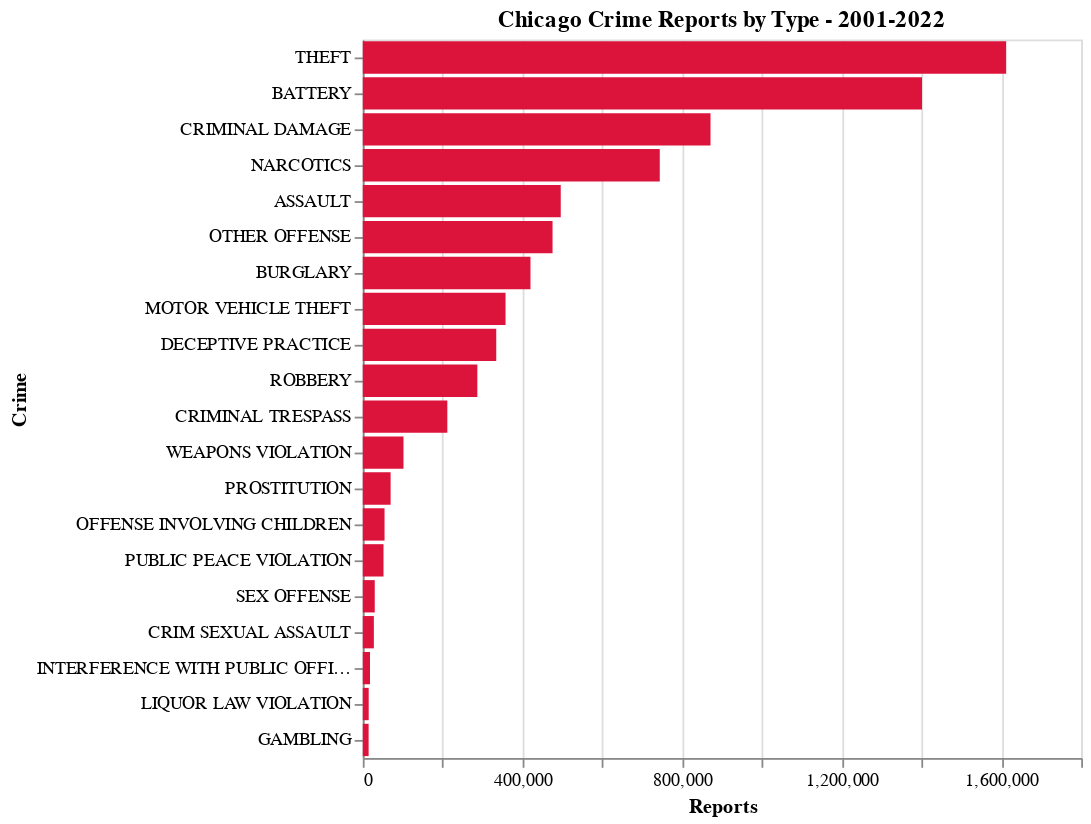

Write notebook code for a chart like this one.
### Code cell
# create crimes by type bar chart
alt.Chart(crimes_by_type[0:20]).mark_bar().encode(
  x={'field': 'Total', 'type': 'quantitative', 'title': 'Reports'},
  y={'field': 'Primary Type', 'type': 'nominal', 'title': 'Crime', 'sort': '-x'},
  tooltip=[
    {'field': 'Primary Type', 'type': 'nominal', 'title': 'Crime Type'},
    {'field': 'Total', 'type': 'quantitative', 'title': 'Reports'}
  ],
  color=alt.value('crimson')
).properties(title='Chicago Crime Reports by Type - 2001-2022')

### Figure 1 — Vega-Lite specification as saved in the notebook (floating-point values rounded to 4 significant figures)
{"config": {"view": {"continuousWidth": 400, "continuousHeight": 300}}, "data": {"name": "data-46ed5c49f4ba17e24c14f20437aea1c6"}, "mark": "bar", "encoding": {"color": {"value": "crimson"}, "tooltip": [{"type": "nominal", "field": "Primary Type", "title": "Crime Type"}, {"type": "quantitative", "field": "Total", "title": "Reports"}], "x": {"type": "quantitative", "field": "Total", "title": "Reports"}, "y": {"type": "nominal", "field": "Primary Type", "sort": "-x", "title": "Crime"}}, "title": "Chicago Crime Reports by Type - 2001-2022", "$schema": "https://vega.github.io/schema/vega-lite/v4.8.1.json", "datasets": {"data-46ed5c49f4ba17e24c14f20437aea1c6": [{"Primary Type": "THEFT", "Total": 1612023}, {"Primary Type": "BATTERY", "Total": 1401115}, {"Primary Type": "CRIMINAL DAMAGE", "Total": 871255}, {"Primary Type": "NARCOTICS", "Total": 744105}, {"Primary Type": "ASSAULT", "Total": 495960}, {"Primary Type": "OTHER OFFENSE", "Total": 475452}, {"Primary Type": "BURGLARY", "Total": 420155}, {"Primary Type": "MOTOR VEHICLE THEFT", "Total": 357647}, {"Primary Type": "DECEPTIVE PRACTICE", "Total": 334363}, {"Primary Type": "ROBBERY", "Total": 287001}, {"Primary Type": "CRIMINAL TRESPASS", "Total": 211814}, {"Primary Type": "WEAPONS VIOLATION", "Total": 101961}, {"Primary Type": "PROSTITUTION", "Total": 69705}, {"Primary Type": "OFFENSE INVOLVING CHILDREN", "Total": 54501}, {"Primary Type": "PUBLIC PEACE VIOLATION", "Total": 51914}, {"Primary Type": "SEX OFFENSE", "Total": 29950}, {"Primary Type": "CRIM SEXUAL ASSAULT", "Total": 27706}, {"Primary Type": "INTERFERENCE WITH PUBLIC OFFICER", "Total": 18121}, {"Primary Type": "LIQUOR LAW VIOLATION", "Total": 14793}, {"Primary Type": "GAMBLING", "Total": 14616}]}}
